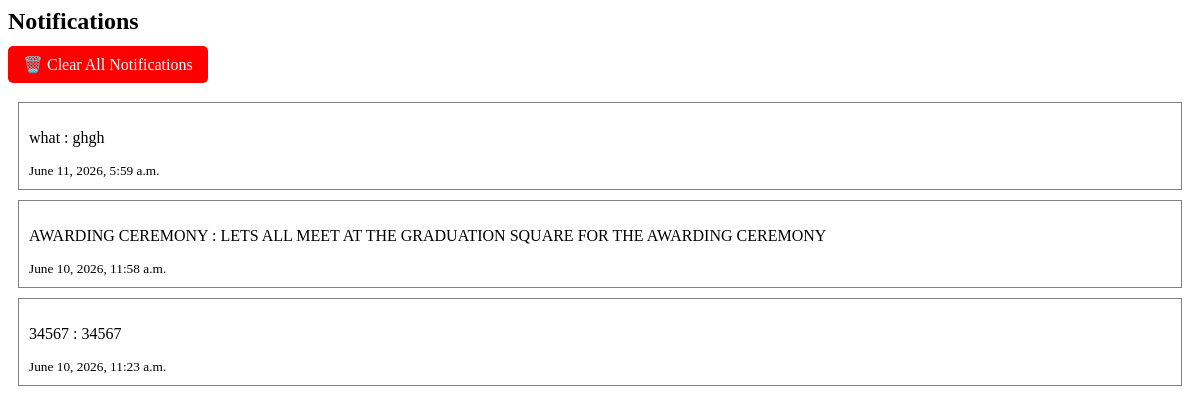
The page /notifications/ (signed in) on the database as committed earlier.
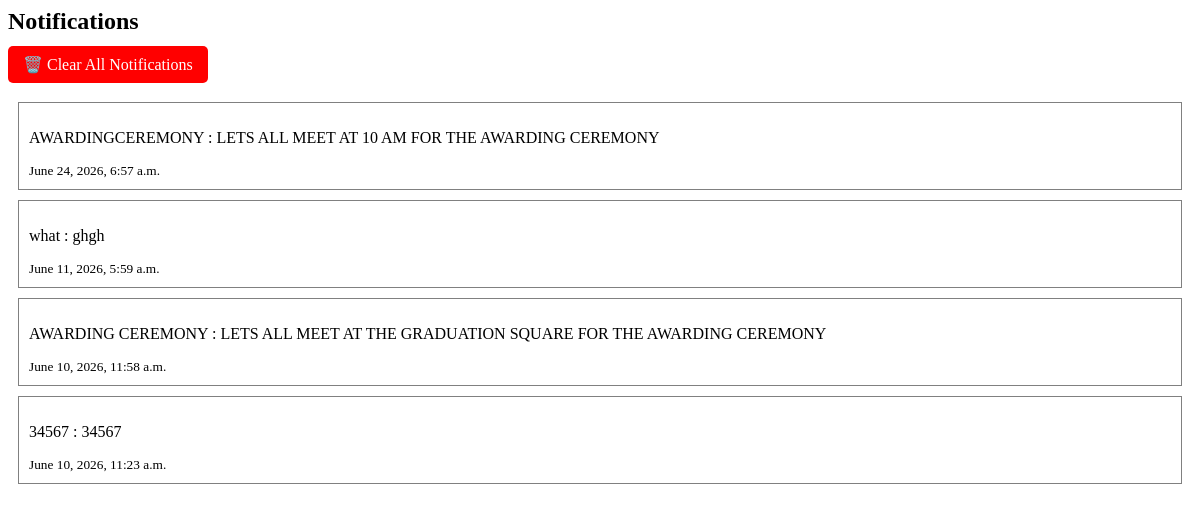
The same page on the database as committed later.
### notifications/models.py (models this page shows, shortened)
class Notification(models.Model):
    user = models.ForeignKey(
        CustomUser,
        on_delete=models.CASCADE
    )
    message = models.TextField()
    is_read = models.BooleanField(default=False)
    created_at = models.DateTimeField(auto_now_add=True)

### notifications/views.py (the view)
def notifications_page(request):
    notifications = Notification.objects.filter(
        user=request.user
).order_by('-created_at')
    notifications.filter(
        is_read=False
).update(is_read=True)
    unread_count = 0
    context = {
        'notifications': notifications,
        'unread_count': unread_count,
    }
    return render(
        request,
          'notifications/notifications.html',
            context
    )

### notifications/context_processors.py (called while the page is built)
def admin_notifications(request):
    return {
        'unread_notifications':
        AdminNotification.objects.filter(
            is_read=False
        ).count()
    }

### notifications/templates/notifications/notifications.html (shortened to what this page needs)
<h2>Notifications</h2>
<a href="{% url 'clear_all_notifications' %}"
   style="background:red;color:white;padding:10px 15px;border-radius:5px;text-decoration:none;">
   🗑️ Clear All Notifications
</a>
{% for notification in notifications %}
    <div style="border:1px solid gray; padding:10px; margin:10px;">
        <p>{{ notification.message }}</p>
        <small>{{ notification.created_at }}</small>
    </div>
{% empty %}
    <p>No notifications available.</p>
{% endfor %}

Rows that differ between the two databases and show on the page:
added Notification: message "AWARDINGCEREMONY : LETS ALL MEET AT 10 AM FOR THE AWARDING CEREMONY", created_at "June 24, 2026, 6:57 a.m."
